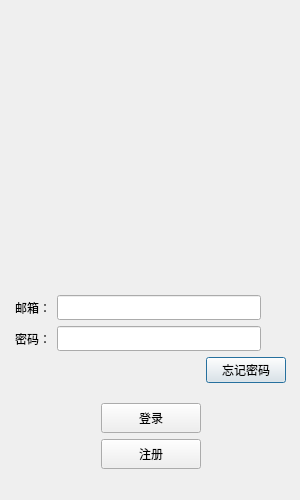
<?xml version="1.0" encoding="UTF-8"?>
<ui version="4.0">
 <class>loginDialog</class>
 <widget class="QDialog" name="loginDialog">
  <property name="geometry">
   <rect>
    <x>0</x>
    <y>0</y>
    <width>300</width>
    <height>500</height>
   </rect>
  </property>
  <property name="minimumSize">
   <size>
    <width>300</width>
    <height>500</height>
   </size>
  </property>
  <property name="maximumSize">
   <size>
    <width>300</width>
    <height>500</height>
   </size>
  </property>
  <property name="windowTitle">
   <string>Dialog</string>
  </property>
  <widget class="QWidget" name="layoutWidget">
   <property name="geometry">
    <rect>
     <x>10</x>
     <y>8</y>
     <width>281</width>
     <height>481</height>
    </rect>
   </property>
   <layout class="QVBoxLayout" name="verticalLayout_2">
    <property name="leftMargin">
     <number>5</number>
    </property>
    <property name="topMargin">
     <number>5</number>
    </property>
    <property name="rightMargin">
     <number>5</number>
    </property>
    <property name="bottomMargin">
     <number>5</number>
    </property>
    <item>
     <widget class="QLabel" name="err_tip">
      <property name="minimumSize">
       <size>
        <width>0</width>
        <height>25</height>
       </size>
      </property>
      <property name="maximumSize">
       <size>
        <width>16777215</width>
        <height>25</height>
       </size>
      </property>
      <property name="text">
       <string/>
      </property>
      <property name="alignment">
       <set>Qt::AlignCenter</set>
      </property>
     </widget>
    </item>
    <item>
     <widget class="QWidget" name="head_widget" native="true">
      <property name="minimumSize">
       <size>
        <width>200</width>
        <height>230</height>
       </size>
      </property>
      <layout class="QGridLayout" name="gridLayout">
       <item row="1" column="0">
        <widget class="QLabel" name="head_label">
         <property name="minimumSize">
          <size>
           <width>200</width>
           <height>200</height>
          </size>
         </property>
         <property name="maximumSize">
          <size>
           <width>200</width>
           <height>200</height>
          </size>
         </property>
         <property name="text">
          <string/>
         </property>
         <property name="textFormat">
          <enum>Qt::AutoText</enum>
         </property>
         <property name="pixmap">
          <pixmap resource="rc.qrc">:/res/ice.png</pixmap>
         </property>
         <property name="alignment">
          <set>Qt::AlignRight|Qt::AlignTrailing|Qt::AlignVCenter</set>
         </property>
        </widget>
       </item>
      </layout>
     </widget>
    </item>
    <item>
     <spacer name="verticalSpacer_3">
      <property name="orientation">
       <enum>Qt::Vertical</enum>
      </property>
      <property name="sizeHint" stdset="0">
       <size>
        <width>20</width>
        <height>40</height>
       </size>
      </property>
     </spacer>
    </item>
    <item>
     <layout class="QHBoxLayout" name="horizontalLayout_2">
      <item>
       <widget class="QLabel" name="email_lb">
        <property name="minimumSize">
         <size>
          <width>0</width>
          <height>25</height>
         </size>
        </property>
        <property name="maximumSize">
         <size>
          <width>16777215</width>
          <height>25</height>
         </size>
        </property>
        <property name="text">
         <string>邮箱：</string>
        </property>
       </widget>
      </item>
      <item>
       <widget class="QLineEdit" name="email_edit">
        <property name="minimumSize">
         <size>
          <width>0</width>
          <height>25</height>
         </size>
        </property>
        <property name="maximumSize">
         <size>
          <width>16777215</width>
          <height>25</height>
         </size>
        </property>
       </widget>
      </item>
      <item>
       <spacer name="horizontalSpacer_6">
        <property name="orientation">
         <enum>Qt::Horizontal</enum>
        </property>
        <property name="sizeType">
         <enum>QSizePolicy::Fixed</enum>
        </property>
        <property name="sizeHint" stdset="0">
         <size>
          <width>25</width>
          <height>20</height>
         </size>
        </property>
       </spacer>
      </item>
     </layout>
    </item>
    <item>
     <layout class="QHBoxLayout" name="horizontalLayout_3">
      <item>
       <widget class="QLabel" name="pass_label">
        <property name="minimumSize">
         <size>
          <width>0</width>
          <height>25</height>
         </size>
        </property>
        <property name="maximumSize">
         <size>
          <width>16777215</width>
          <height>25</height>
         </size>
        </property>
        <property name="text">
         <string>密码：</string>
        </property>
       </widget>
      </item>
      <item>
       <widget class="QLineEdit" name="pass_edit">
        <property name="minimumSize">
         <size>
          <width>0</width>
          <height>25</height>
         </size>
        </property>
        <property name="maximumSize">
         <size>
          <width>16777215</width>
          <height>25</height>
         </size>
        </property>
       </widget>
      </item>
      <item>
       <spacer name="horizontalSpacer_7">
        <property name="orientation">
         <enum>Qt::Horizontal</enum>
        </property>
        <property name="sizeType">
         <enum>QSizePolicy::Fixed</enum>
        </property>
        <property name="sizeHint" stdset="0">
         <size>
          <width>25</width>
          <height>20</height>
         </size>
        </property>
       </spacer>
      </item>
     </layout>
    </item>
    <item>
     <layout class="QHBoxLayout" name="horizontalLayout_4">
      <item>
       <spacer name="horizontalSpacer">
        <property name="orientation">
         <enum>Qt::Horizontal</enum>
        </property>
        <property name="sizeHint" stdset="0">
         <size>
          <width>40</width>
          <height>20</height>
         </size>
        </property>
       </spacer>
      </item>
      <item>
       <widget class="QPushButton" name="pushButton">
        <property name="text">
         <string>忘记密码</string>
        </property>
       </widget>
      </item>
     </layout>
    </item>
    <item>
     <spacer name="verticalSpacer_2">
      <property name="orientation">
       <enum>Qt::Vertical</enum>
      </property>
      <property name="sizeHint" stdset="0">
       <size>
        <width>20</width>
        <height>40</height>
       </size>
      </property>
     </spacer>
    </item>
    <item>
     <layout class="QHBoxLayout" name="horizontalLayout_5">
      <item>
       <spacer name="horizontalSpacer_2">
        <property name="orientation">
         <enum>Qt::Horizontal</enum>
        </property>
        <property name="sizeHint" stdset="0">
         <size>
          <width>40</width>
          <height>20</height>
         </size>
        </property>
       </spacer>
      </item>
      <item>
       <widget class="QPushButton" name="login_btn">
        <property name="minimumSize">
         <size>
          <width>100</width>
          <height>30</height>
         </size>
        </property>
        <property name="text">
         <string>登录</string>
        </property>
       </widget>
      </item>
      <item>
       <spacer name="horizontalSpacer_3">
        <property name="orientation">
         <enum>Qt::Horizontal</enum>
        </property>
        <property name="sizeHint" stdset="0">
         <size>
          <width>40</width>
          <height>20</height>
         </size>
        </property>
       </spacer>
      </item>
     </layout>
    </item>
    <item>
     <layout class="QHBoxLayout" name="horizontalLayout_6">
      <item>
       <spacer name="horizontalSpacer_4">
        <property name="orientation">
         <enum>Qt::Horizontal</enum>
        </property>
        <property name="sizeHint" stdset="0">
         <size>
          <width>40</width>
          <height>20</height>
         </size>
        </property>
       </spacer>
      </item>
      <item>
       <widget class="QPushButton" name="reg_btn">
        <property name="minimumSize">
         <size>
          <width>100</width>
          <height>30</height>
         </size>
        </property>
        <property name="text">
         <string>注册</string>
        </property>
       </widget>
      </item>
      <item>
       <spacer name="horizontalSpacer_5">
        <property name="orientation">
         <enum>Qt::Horizontal</enum>
        </property>
        <property name="sizeHint" stdset="0">
         <size>
          <width>40</width>
          <height>20</height>
         </size>
        </property>
       </spacer>
      </item>
     </layout>
    </item>
    <item>
     <spacer name="verticalSpacer">
      <property name="orientation">
       <enum>Qt::Vertical</enum>
      </property>
      <property name="sizeHint" stdset="0">
       <size>
        <width>20</width>
        <height>40</height>
       </size>
      </property>
     </spacer>
    </item>
   </layout>
  </widget>
 </widget>
 <resources>
  <include location="rc.qrc"/>
 </resources>
 <connections/>
</ui>
